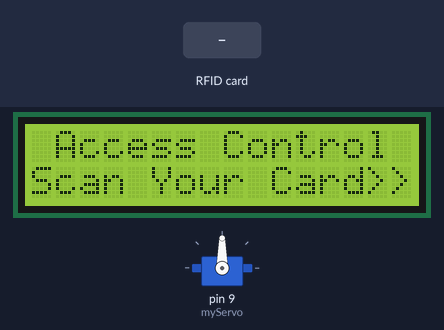
The sketch below on a simulated Arduino Leonardo, built with avr-gcc and run on an emulated ATmega32U4. Shown: servo, 16×2 character LCD. The inputs (shaded band) are chosen by the test bench. What the sketch prints to the serial monitor is not drawn.

Above: at 1.2 s.
1.3 s: RFID card 5E 7A 19 C4 held to the reader
At 4.0 s:
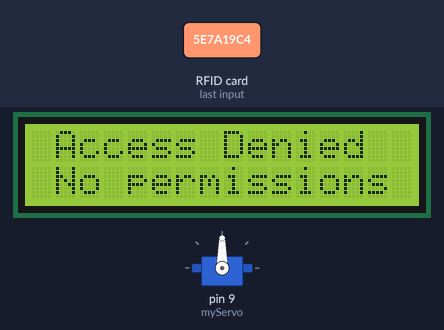
Timing chart, 0 to 5.5 s (numbered marks = the images above; inputs shaded):
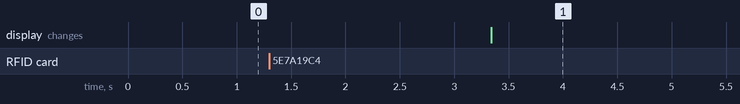

The sketch:

TurinGoAt.ino
```cpp
#include <Wire.h>
#include <SPI.h>
#include <Adafruit_PN532.h>
#include <LiquidCrystal_I2C.h>
#include <Servo.h>

int angle = 0;
Servo myServo;
int tmp;

uint8_t uid1[] = { 0xB3, 0x90, 0x58, 0x40, 0, 0, 0, 0 };

// If using the breakout or shield with I2C, define just the pins connected
// to the IRQ and reset lines.  Use the values below (2, 3) for the shield!
#define PN532_IRQ   (3)
#define PN532_RESET (2)  // Not connected by default on the NFC Shield

// Or use this line for a breakout or shield with an I2C connection:
Adafruit_PN532 nfc(PN532_IRQ, PN532_RESET);

LiquidCrystal_I2C lcd(0x27, 16, 2);

void InitializeLcd(){
  lcd.clear();
  lcd.print(" Access Control ");
  lcd.setCursor(0, 1);
  lcd.print("Scan Your Card>>");
}

void AccessLcd(){
  lcd.clear();
  lcd.print(" Access Granted>> ");
  lcd.setCursor(0, 1);
  lcd.print(" Welcome! ");
}

void GoodbyeLcd(){
  lcd.clear();
  lcd.print(" Thank you! ");
  lcd.setCursor(0, 1);
  lcd.print(" Goodbye! ");
}

void DeniedLcd(){
  lcd.clear();
  lcd.print(" Access Denied ");
  lcd.setCursor(0, 1);
  lcd.print(" No permissions ");
}


void setup(void) {
  Serial.begin(115200);
  //while (!Serial) delay(10); // for Leonardo/Micro/Zero

  myServo.attach(9);
  lcd.begin();
  lcd.backlight();
  InitializeLcd();

  nfc.begin();

  uint32_t versiondata = nfc.getFirmwareVersion();
 /* if (! versiondata) {
    Serial.print("Didn't find PN53x board");
    while (1); // halt
  }*/

  // configure board to read RFID tags
  nfc.SAMConfig();

}


void loop(void) {
  uint8_t success;
  uint8_t uid[] = { 0, 0, 0, 0, 0, 0, 0 };  // Buffer to store the returned UID
  uint8_t uidLength;                        // Length of the UID (4 or 7 bytes depending on ISO14443A card type)

  // Wait for an ISO14443A type cards (Mifare, etc.).  When one is found
  // 'uid' will be populated with the UID, and uidLength will indicate
  // if the uid is 4 bytes (Mifare Classic) or 7 bytes (Mifare Ultralight)
  success = nfc.readPassiveTargetID(PN532_MIFARE_ISO14443A, uid, &uidLength);

  if (success) {

    nfc.PrintHex(uid, uidLength);

    if (uidLength == 4)
    {
      uint8_t keya[6] = { 0xFF, 0xFF, 0xFF, 0xFF, 0xFF, 0xFF };

	  // Start with block 4 (the first block of sector 1) since sector 0
	  // contains the manufacturer data and it's probably better just
	  // to leave it alone unless you know what you're doing
      success = nfc.mifareclassic_AuthenticateBlock(uid, uidLength, 4, 0, keya);

      if (success)
      {
        Serial.println("Sector 1 (Blocks 4..7) has been authenticated");
        uint8_t data[16];

        // If you want to write something to block 4 to test with, uncomment
		// the following line and this text should be read back in a minute
        //memcpy(data, (const uint8_t[]){ 'a', 'd', 'a', 'f', 'r', 'u', 'i', 't', '.', 'c', 'o', 'm', 0, 0, 0, 0 }, sizeof data);
        // success = nfc.mifareclassic_WriteDataBlock (4, data);

        // Try to read the contents of block 4
        success = nfc.mifareclassic_ReadDataBlock(4, data);

        if (success)
        {
          // Data seems to have been read ... spit it out
          nfc.PrintHexChar(data, 16);

          // Wait a bit before reading the card again
          delay(1000);
        }

    }

    if (uidLength == 7)
    {

    }
      uint8_t data[32];
      success = nfc.mifareultralight_ReadPage (4, data);
      if (success)
      {
        // Data seems to have been read ... spit it out
        nfc.PrintHexChar(data, 4);

        // Wait a bit before reading the card again
        delay(1000);
      }

    }

  if (uid[0] == uid1[0] && tmp==0)
    {
      AccessLcd();
      tmp = 1;
      //delay(200);
      myServo.write(300);
      delay(5000);
      InitializeLcd();
    }

  else if (uid[0] != uid1[0])
    {
      DeniedLcd();
      delay(5000);
      InitializeLcd();
    }

   else if (uid[0] == uid1[0] && tmp == 1)
   {
      GoodbyeLcd();
      //delay(200);
      myServo.write(1300);
      delay(5000);
      tmp = 0;
      InitializeLcd();
   }

  }

}
```

Measured:
- after the input at 1.3 s, the display: changes after 2.0 s (image 1)
